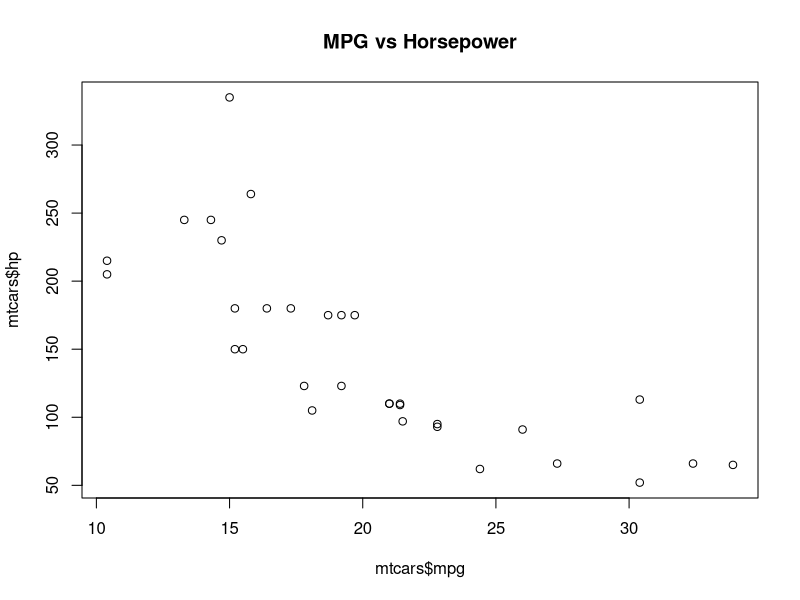

This chart was generated by the following R code:
# Load built-in dataset
# We are using the mtcars dataset, which contains fuel consumption and performance information for 32 car models.
# This dataset includes variables like miles per gallon (mpg), number of cylinders (cyl), horsepower (hp), weight (wt), and more.
data("mtcars")

# Show first few rows
# The head() function displays the first six rows of the dataset, giving a quick overview of the data values.
head(mtcars)

# Describe structure
# The str() function provides information about the dataset's structure, showing that mtcars is a data frame
# with 32 observations and 11 numeric variables. This helps us understand the type and format of each column.
str(mtcars)

# Apply base generic functions
# Generic functions in R behave differently depending on the class of the object.
# summary() generates descriptive statistics for each column. Since mtcars is a data frame, R calls summary.data.frame().
summary(mtcars)

# plot() creates a scatterplot of miles per gallon (mpg) versus horsepower (hp). R dispatches plot.default() for numeric vectors.
plot(mtcars$mpg, mtcars$hp, main = "MPG vs Horsepower")

# print() displays the first three rows of the dataset. For data frames, R calls print.data.frame().
print(mtcars[1:3, ])

# Define S3 object
# S3 objects are simple lists with a class attribute. Here we create a student object with name, age, and GPA.
s3_obj <- list(name = "Myself", age = 29, GPA = 3.5)
class(s3_obj) <- "student_s3"

# Define a print method for S3
# In S3, methods are defined by naming convention: generic.classname(). This custom print method formats the output for our student_s3 object.
print.student_s3 <- function(x) {
  cat("Student S3 Object\n")
  cat("Name:", x$name, "\nAge:", x$age, "\nGPA:", x$GPA, "\n")
}

# Test dispatch
# When we call print() on an S3 object, R checks the class attribute and dispatches the appropriate method.
print(s3_obj)

# Define S4 class
# S4 objects are formal and have predefined slots with specific data types. Here we define a student_s4 class with slots for name, age, and GPA.
setClass("student_s4",
         slots = c(name = "character", age = "numeric", GPA = "numeric"))

# Create S4 object
# We create an instance of the student_s4 class with the same data as our S3 example.
s4_obj <- new("student_s4", name = "Myself", age = 29, GPA = 3.5)

# Define a show (print) method for S4
# In S4, methods are defined using setMethod(). The show() method customizes how the object is displayed when printed.
setMethod("show", "student_s4", function(object) {
  cat("Student S4 Object\n")
  cat("Name:", object@name, "\nAge:", object@age, "\nGPA:", object@GPA, "\n")
})

# Test dispatch
# When we type the object name, R recognizes it as an S4 object and calls the show() method we defined, displaying the formatted output.
s4_obj
